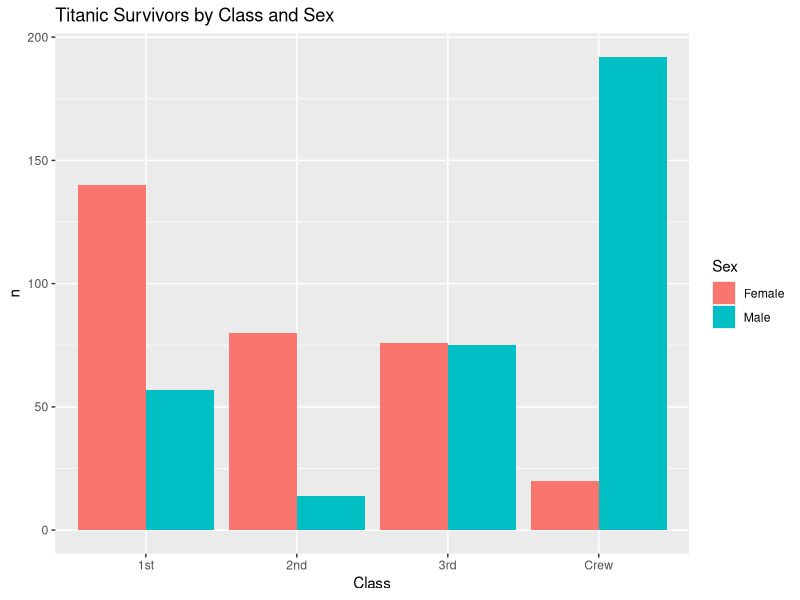
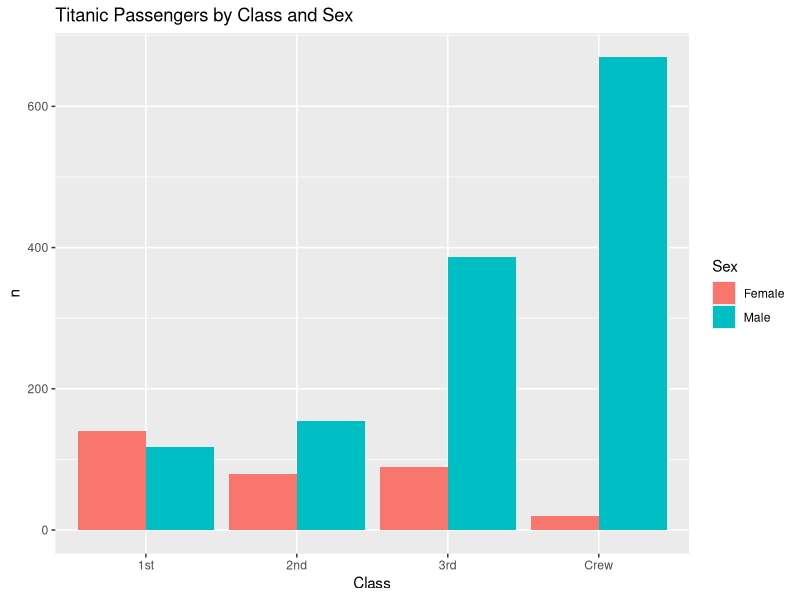
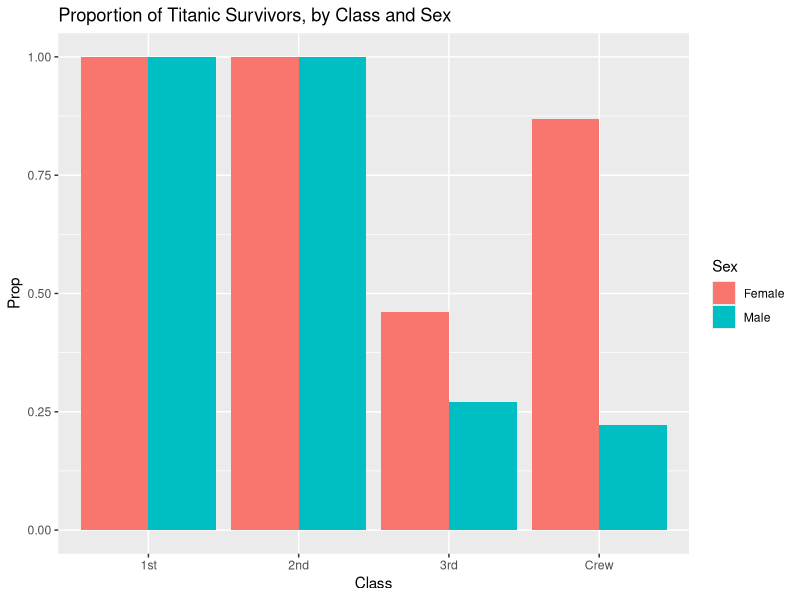
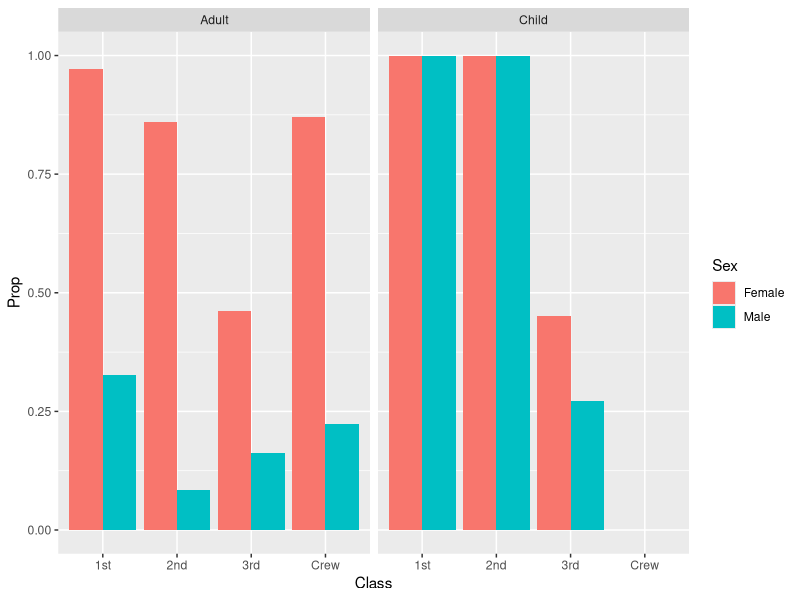

These charts were generated, in order, by the following R code:
## ---- chunk 1
library(tidyverse)

df_titanic <- as_tibble(Titanic)
## ---- chunk 2
## TASK: Perform a `glimpse` of df_titanic
glimpse(df_titanic)
## ---- chunk 3
## NOTE: No need to edit! We'll cover how to
## do this calculation in a later exercise.
df_titanic %>% summarize(total = sum(n))
## ---- chunk 4
## TASK: Visualize counts against `Class` and `Sex`
survivors <- df_titanic %>% filter(Survived == "Yes")

survivors %>%
  ggplot(aes(x = Class, y = n)) +
  geom_col(aes(fill = Sex), position = "dodge") +
  ggtitle("Titanic Survivors by Class and Sex")
## ---- chunk 5
df_titanic %>%
  ggplot(aes(x = Class, y = n)) +
  geom_col(aes(fill = Sex), position = "dodge") +
  ggtitle("Titanic Passengers by Class and Sex")
## ---- chunk 6
## NOTE: No need to edit! We'll cover how to
## do this calculation in a later exercise.
df_prop <-
  df_titanic %>%
  group_by(Class, Sex, Age) %>%
  mutate(
    Total = sum(n),
    Prop = n / Total
  ) %>%
  ungroup()
df_prop
## ---- chunk 7
df_prop %>%
  filter(Survived == "Yes") %>%
    ggplot(aes(x = Class, y = Prop, fill = Sex)) +
    geom_col(position = "dodge") +
    ggtitle("Proportion of Titanic Survivors, by Class and Sex")
## ---- chunk 8

df_prop %>%
  filter(Survived == "Yes") %>%
    ggplot(aes(x = Class, y = Prop, Age)) +
    facet_grid(~Age) +
    geom_col(aes(fill = Sex), position = "dodge")
## ---- chunk 9
df_titanic %>% filter(Class %in% c("1st", "2nd") & Survived == "No" & Age == "Child")
